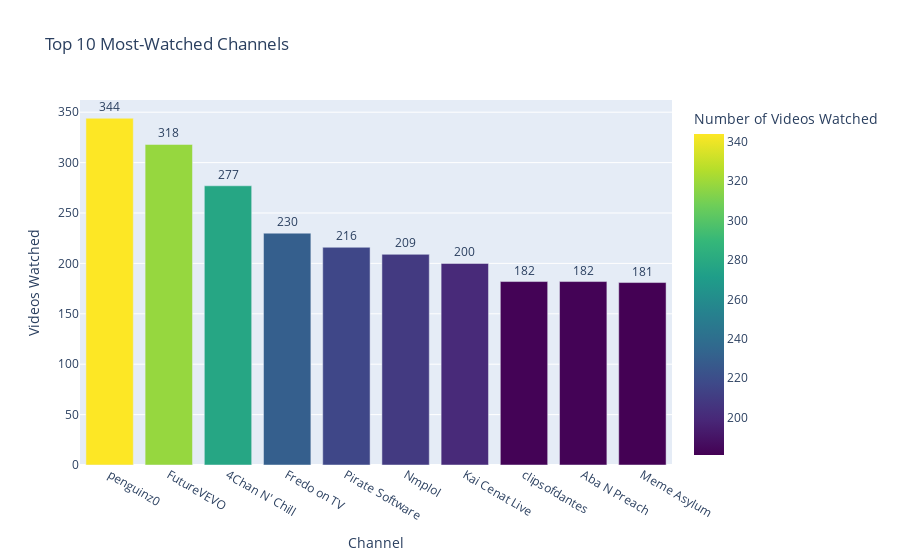

Notebook code cell kept with this figure:
### Markdown cell above
# Most Watched Channels

Constructed a bar chart to determine and showcase the channels I have viewed the most. During this processes I have encountered a problem. There were around 1.5k videos that had been removed since I have watched them. These had corrupted data and were showing up under the same channel name "buradan". So I ignored the videos with that channel name for this graph.

### Code cell
import pandas as pd
import plotly.express as px

# Load the updated CSV file
file_path = "Data/watch_data_eng.csv"
df = pd.read_csv(file_path)

# Strip spaces and clean up Channel Name column
df['Channel Name'] = df['Channel Name'].str.strip()

# Filter out the corrupted channel name "buradan"
df = df[df['Channel Name'] != "buradan"]

# Group by Channel Name and count the number of videos watched
top_channels = df['Channel Name'].value_counts().head(10).reset_index()
top_channels.columns = ['Channel Name', 'Videos Watched']

# Create a bar chart 
fig = px.bar(top_channels, x='Channel Name', y='Videos Watched', 
             title="Top 10 Most-Watched Channels ",
             text='Videos Watched',
             labels={'Videos Watched': 'Number of Videos Watched', 'Channel Name': 'Channel'},
             color='Videos Watched',  # Color the bars by count
             color_continuous_scale='Viridis')  # Change gradient to Viridis

# Adjust layout for better readability
fig.update_traces(textposition='outside')
fig.update_layout(xaxis={'categoryorder': 'total descending'}, yaxis_title='Videos Watched')

# Show the chart
fig.show()

### Figure 1 — Plotly figure (JSON) as saved in the notebook; plotly's stock layout.template omitted (floating-point values rounded to 4 significant figures)
{"data": [{"alignmentgroup": "True", "hovertemplate": "Channel=%{x}<br>Number of Videos Watched=%{marker.color}<extra></extra>", "legendgroup": "", "marker": {"color": [344, 318, 277, 230, 216, 209, 200, 182, 182, 181], "coloraxis": "coloraxis", "pattern": {"shape": ""}}, "name": "", "offsetgroup": "", "orientation": "v", "showlegend": false, "text": [344, 318, 277, 230, 216, 209, 200, 182, 182, 181], "textposition": "outside", "type": "bar", "x": ["penguinz0", "FutureVEVO", "4Chan N' Chill", "Fredo on TV", "Pirate Software", "Nmplol", "Kai Cenat Live", "clipsofdantes", "Aba N Preach", "Meme Asylum"], "xaxis": "x", "y": [344, 318, 277, 230, 216, 209, 200, 182, 182, 181], "yaxis": "y"}], "layout": {"barmode": "relative", "coloraxis": {"colorbar": {"title": {"text": "Number of Videos Watched"}}, "colorscale": [[0, "#440154"], [0.1111, "#482878"], [0.2222, "#3e4989"], [0.3333, "#31688e"], [0.4444, "#26828e"], [0.5556, "#1f9e89"], [0.6667, "#35b779"], [0.7778, "#6ece58"], [0.8889, "#b5de2b"], [1, "#fde725"]]}, "legend": {"tracegroupgap": 0}, "title": {"text": "Top 10 Most-Watched Channels "}, "xaxis": {"anchor": "y", "categoryorder": "total descending", "domain": [0, 1], "title": {"text": "Channel"}}, "yaxis": {"anchor": "x", "domain": [0, 1], "title": {"text": "Videos Watched"}}}}
